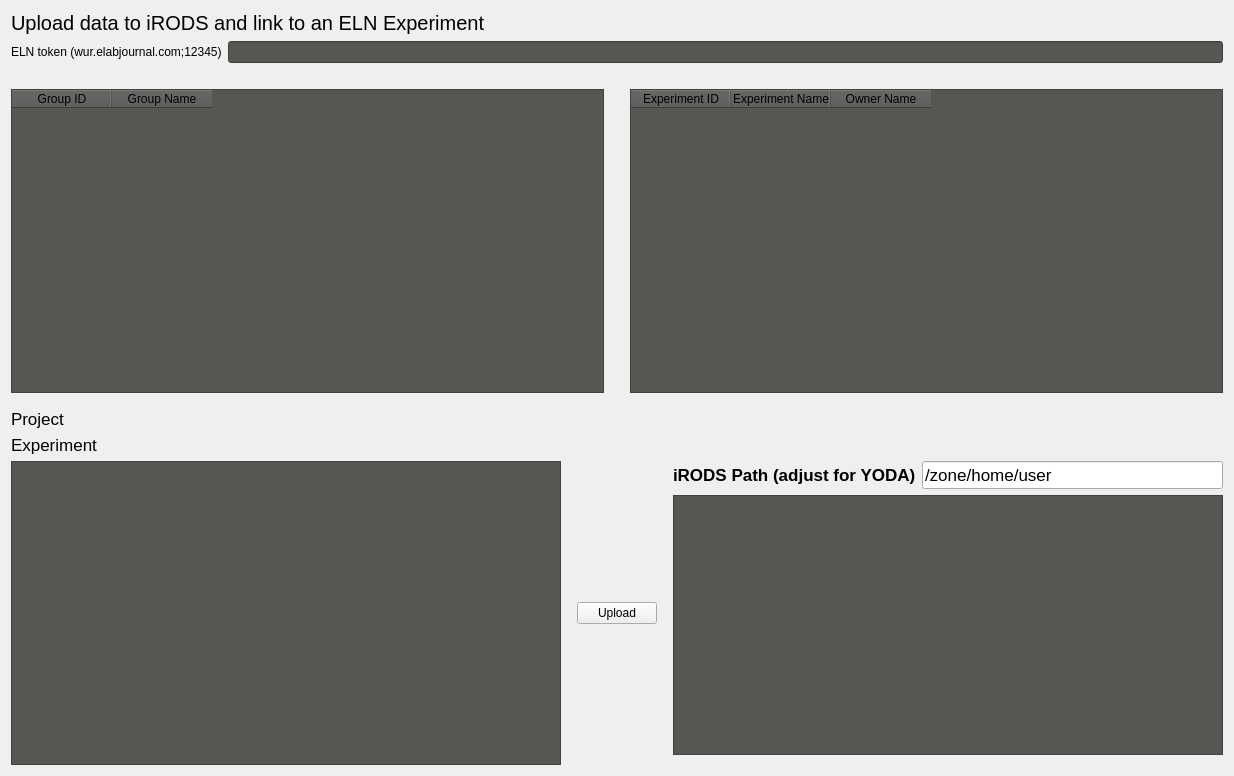
<?xml version="1.0" encoding="UTF-8"?>
<ui version="4.0">
 <class>Form</class>
 <widget class="QWidget" name="Form">
  <property name="geometry">
   <rect>
    <x>0</x>
    <y>0</y>
    <width>1234</width>
    <height>776</height>
   </rect>
  </property>
  <property name="windowTitle">
   <string>Form</string>
  </property>
  <layout class="QVBoxLayout" name="verticalLayout">
   <item>
    <widget class="QLabel" name="label_9">
     <property name="font">
      <font>
       <pointsize>15</pointsize>
      </font>
     </property>
     <property name="text">
      <string>Upload data to iRODS and link to an ELN Experiment</string>
     </property>
    </widget>
   </item>
   <item>
    <layout class="QHBoxLayout" name="horizontalLayout_7">
     <item>
      <widget class="QLabel" name="label_12">
       <property name="text">
        <string>ELN token (wur.elabjournal.com;12345)</string>
       </property>
      </widget>
     </item>
     <item>
      <widget class="QLineEdit" name="elnTokenInput">
       <property name="styleSheet">
        <string notr="true">background-color: rgb(85, 87, 83);</string>
       </property>
      </widget>
     </item>
    </layout>
   </item>
   <item>
    <spacer name="verticalSpacer_11">
     <property name="orientation">
      <enum>Qt::Vertical</enum>
     </property>
     <property name="sizeType">
      <enum>QSizePolicy::Minimum</enum>
     </property>
     <property name="sizeHint" stdset="0">
      <size>
       <width>20</width>
       <height>20</height>
      </size>
     </property>
    </spacer>
   </item>
   <item>
    <layout class="QHBoxLayout" name="horizontalLayout_8">
     <item>
      <widget class="QTableWidget" name="elnGroupTable">
       <property name="minimumSize">
        <size>
         <width>200</width>
         <height>200</height>
        </size>
       </property>
       <property name="styleSheet">
        <string notr="true">background-color: rgb(85, 87, 83);</string>
       </property>
       <property name="sizeAdjustPolicy">
        <enum>QAbstractScrollArea::AdjustToContentsOnFirstShow</enum>
       </property>
       <property name="selectionMode">
        <enum>QAbstractItemView::SingleSelection</enum>
       </property>
       <property name="selectionBehavior">
        <enum>QAbstractItemView::SelectRows</enum>
       </property>
       <column>
        <property name="text">
         <string>Group ID</string>
        </property>
       </column>
       <column>
        <property name="text">
         <string>Group Name</string>
        </property>
       </column>
      </widget>
     </item>
     <item>
      <spacer name="horizontalSpacer">
       <property name="orientation">
        <enum>Qt::Horizontal</enum>
       </property>
       <property name="sizeType">
        <enum>QSizePolicy::Minimum</enum>
       </property>
       <property name="sizeHint" stdset="0">
        <size>
         <width>20</width>
         <height>20</height>
        </size>
       </property>
      </spacer>
     </item>
     <item>
      <widget class="QTableWidget" name="elnExperimentsTable">
       <property name="minimumSize">
        <size>
         <width>400</width>
         <height>200</height>
        </size>
       </property>
       <property name="styleSheet">
        <string notr="true">background-color: rgb(85, 87, 83);</string>
       </property>
       <property name="sizeAdjustPolicy">
        <enum>QAbstractScrollArea::AdjustToContents</enum>
       </property>
       <property name="selectionMode">
        <enum>QAbstractItemView::SingleSelection</enum>
       </property>
       <property name="selectionBehavior">
        <enum>QAbstractItemView::SelectRows</enum>
       </property>
       <column>
        <property name="text">
         <string>Experiment ID</string>
        </property>
       </column>
       <column>
        <property name="text">
         <string>Experiment Name</string>
        </property>
       </column>
       <column>
        <property name="text">
         <string>Owner Name</string>
        </property>
       </column>
      </widget>
     </item>
     <item>
      <layout class="QVBoxLayout" name="verticalLayout_9"/>
     </item>
    </layout>
   </item>
   <item>
    <spacer name="verticalSpacer_10">
     <property name="orientation">
      <enum>Qt::Vertical</enum>
     </property>
     <property name="sizeType">
      <enum>QSizePolicy::Minimum</enum>
     </property>
     <property name="sizeHint" stdset="0">
      <size>
       <width>20</width>
       <height>10</height>
      </size>
     </property>
    </spacer>
   </item>
   <item>
    <layout class="QFormLayout" name="formLayout">
     <item row="0" column="0">
      <widget class="QLabel" name="label_14">
       <property name="font">
        <font>
         <pointsize>13</pointsize>
        </font>
       </property>
       <property name="text">
        <string>Project</string>
       </property>
      </widget>
     </item>
     <item row="0" column="1">
      <widget class="QLabel" name="groupIdLabel">
       <property name="font">
        <font>
         <pointsize>13</pointsize>
        </font>
       </property>
       <property name="text">
        <string/>
       </property>
      </widget>
     </item>
     <item row="1" column="0">
      <widget class="QLabel" name="label_15">
       <property name="font">
        <font>
         <pointsize>13</pointsize>
        </font>
       </property>
       <property name="text">
        <string>Experiment</string>
       </property>
      </widget>
     </item>
     <item row="1" column="1">
      <widget class="QLabel" name="experimentIdLabel">
       <property name="font">
        <font>
         <pointsize>13</pointsize>
        </font>
       </property>
       <property name="text">
        <string/>
       </property>
      </widget>
     </item>
    </layout>
   </item>
   <item>
    <layout class="QHBoxLayout" name="horizontalLayout_9">
     <item>
      <widget class="QTreeView" name="localFsTable">
       <property name="minimumSize">
        <size>
         <width>500</width>
         <height>0</height>
        </size>
       </property>
       <property name="styleSheet">
        <string notr="true">background-color: rgb(85, 87, 83);</string>
       </property>
       <property name="sizeAdjustPolicy">
        <enum>QAbstractScrollArea::AdjustToContents</enum>
       </property>
       <property name="selectionMode">
        <enum>QAbstractItemView::MultiSelection</enum>
       </property>
      </widget>
     </item>
     <item>
      <spacer name="horizontalSpacer_3">
       <property name="orientation">
        <enum>Qt::Horizontal</enum>
       </property>
       <property name="sizeType">
        <enum>QSizePolicy::Minimum</enum>
       </property>
       <property name="sizeHint" stdset="0">
        <size>
         <width>10</width>
         <height>20</height>
        </size>
       </property>
      </spacer>
     </item>
     <item>
      <widget class="QPushButton" name="elnUploadButton">
       <property name="text">
        <string>Upload</string>
       </property>
      </widget>
     </item>
     <item>
      <spacer name="horizontalSpacer_4">
       <property name="orientation">
        <enum>Qt::Horizontal</enum>
       </property>
       <property name="sizeType">
        <enum>QSizePolicy::Minimum</enum>
       </property>
       <property name="sizeHint" stdset="0">
        <size>
         <width>10</width>
         <height>20</height>
        </size>
       </property>
      </spacer>
     </item>
     <item>
      <layout class="QVBoxLayout" name="elnPathLabel">
       <item>
        <layout class="QHBoxLayout" name="horizontalLayout_10">
         <item>
          <widget class="QLabel" name="label_16">
           <property name="font">
            <font>
             <pointsize>13</pointsize>
             <weight>75</weight>
             <bold>true</bold>
            </font>
           </property>
           <property name="text">
            <string>iRODS Path (adjust for YODA)</string>
           </property>
          </widget>
         </item>
         <item>
          <widget class="QLineEdit" name="elnIrodsPath">
           <property name="font">
            <font>
             <pointsize>13</pointsize>
            </font>
           </property>
           <property name="text">
            <string>/zone/home/user</string>
           </property>
          </widget>
         </item>
        </layout>
       </item>
       <item>
        <widget class="QTextBrowser" name="elnPreviewBrowser">
         <property name="minimumSize">
          <size>
           <width>0</width>
           <height>200</height>
          </size>
         </property>
         <property name="styleSheet">
          <string notr="true">background-color: rgb(85, 87, 83);</string>
         </property>
        </widget>
       </item>
       <item>
        <spacer name="verticalSpacer_9">
         <property name="orientation">
          <enum>Qt::Vertical</enum>
         </property>
         <property name="sizeType">
          <enum>QSizePolicy::Minimum</enum>
         </property>
         <property name="sizeHint" stdset="0">
          <size>
           <width>20</width>
           <height>10</height>
          </size>
         </property>
        </spacer>
       </item>
      </layout>
     </item>
    </layout>
   </item>
  </layout>
 </widget>
 <resources/>
 <connections/>
</ui>
